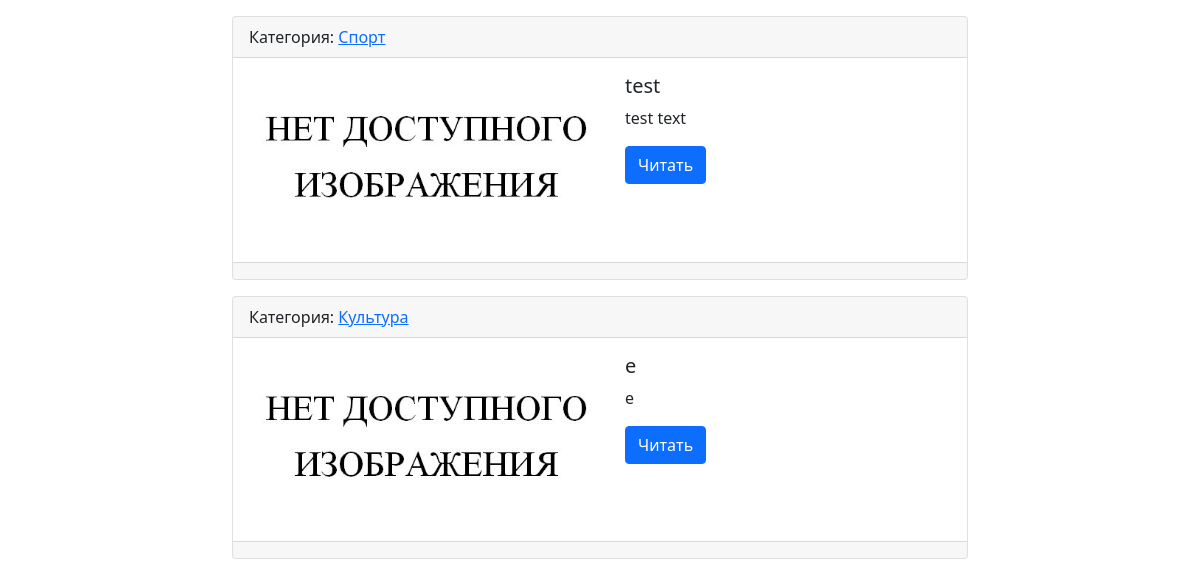
The app's page / (lower part), older data.
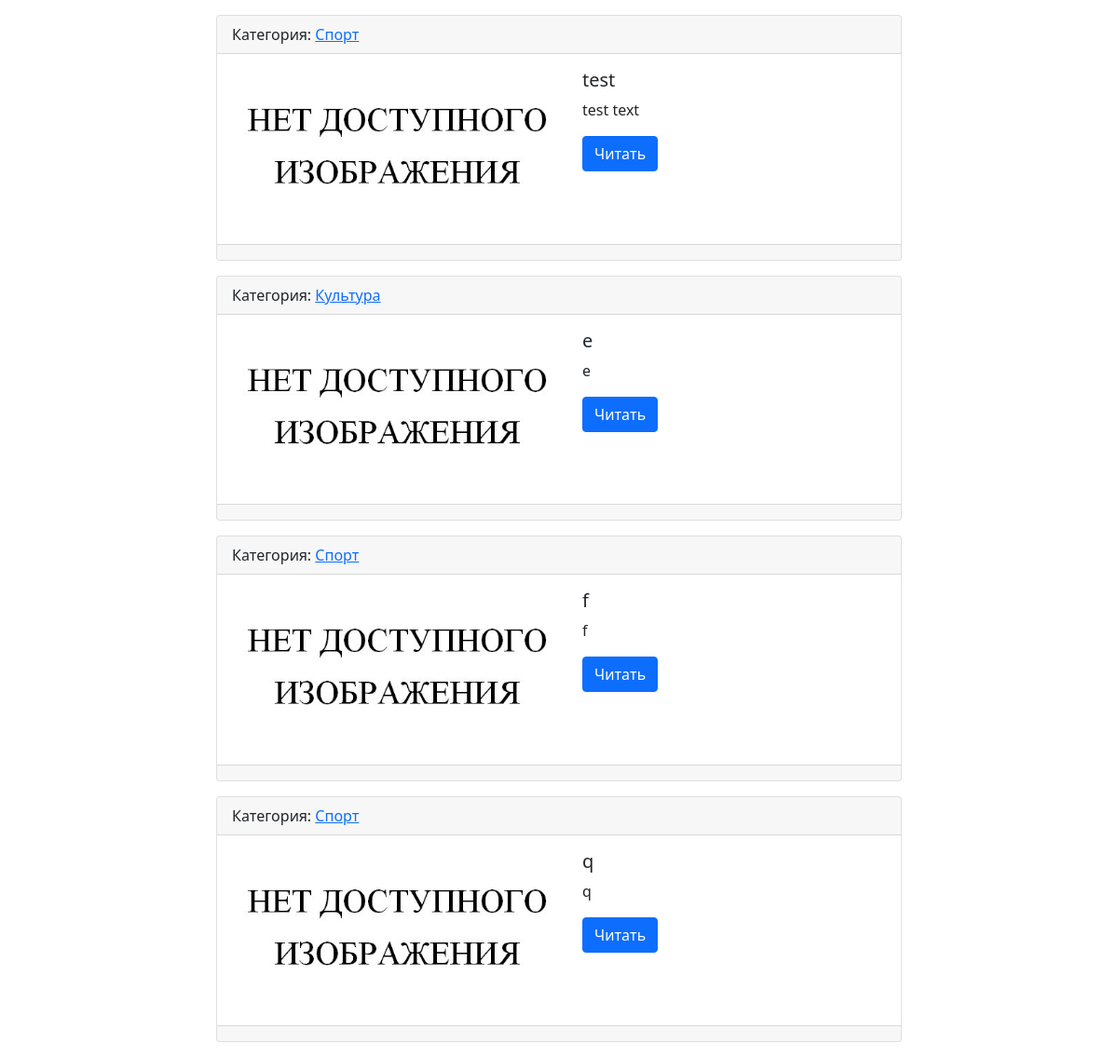
The same page, newer data.
### news/models.py (models this page shows, shortened)
class News(models.Model):
    caption = models.CharField(null=True,max_length=100, verbose_name="Заголовок")
    text = models.TextField(null=True)
    created_at = models.DateTimeField(null=True,auto_now_add=True, verbose_name="Дата создания")
    updated_at = models.DateTimeField(auto_now=True, verbose_name="Обновленно")
    photo = models.ImageField(upload_to="news/%Y/%m/%d", blank=True)
    is_published = models.BooleanField(default=True, verbose_name="Опубликовано")
    category = models.ForeignKey(Category, on_delete=models.PROTECT, null=True)
    likes = models.BigIntegerField(default=0)
    views = models.BigIntegerField(default=0)
    class Meta:
        verbose_name = "Новость"
        verbose_name_plural = "Новости"
        ordering = ['id']

class Category(models.Model):
    category = models.CharField(max_length=100, db_index=True)
    def get_absolute_url(self):
        return reverse("cty_id", kwargs={'category_id': self.pk})
    def __str__(self):
        return self.category
    class Meta:
        verbose_name = "Категория"
        verbose_name_plural = "Категории"
        ordering = ['id']

### news/views.py (the view)
# urls.py: path('', ListNews.as_view()),
class ListNews(ListView):
    model = News
    template_name = "news/news_list.html"
    context_object_name = "news"
    def get_context_data(self, *, object_list=None, **kwargs):
        context = super().get_context_data(**kwargs)
        context["title"] = "Новости"
        return context

### news/templatetags/news_tags.py (called while the page is built)
@register.simple_tag()
def categories_get():
    return Category.objects.all()

### news/templates/news/news_list.html
{%extends "news/news_base.html"%}
{%block news%}
{%for i in news%}
<div class="card mb-3">
    <div class="card-header">
        Категория: <a href="{{i.category.get_absolute_url}}">{{i.category}}</a>
    </div>
    <div class="card-body">
        <div class="d-flex">
            <div class="flex-shrink-0">
                {% if i.photo%}
                <img src="{{i.photo.url}}" class="card-img-bottom" style="width: 360px" alt="NOT FOUND">
                {% else %}
                <img src="/media/news/img.png" class="card-img-bottom" style="width: 360px" alt="NOT FOUND">
                {% endif %}
            </div>
            <div class="flex-grow-1 ms-3">
                <h5 class="card-title">{{i.caption}}</h5>
                <p class="card-text">{{i.text|truncatewords:15}}</p>
                <a href="{% url 'one' pk=i.pk %}" class="btn btn-primary">Читать</a>
            </div>
        </div>
    </div>
    <div class="card-footer text-muted">
    </div>
</div>
{%endfor%}
{%endblock%}

Row changes from the older to the newer data that the page shows:
added News: category "Спорт", caption "f", text "f"
added News: category "Спорт", caption "q", text "q"
